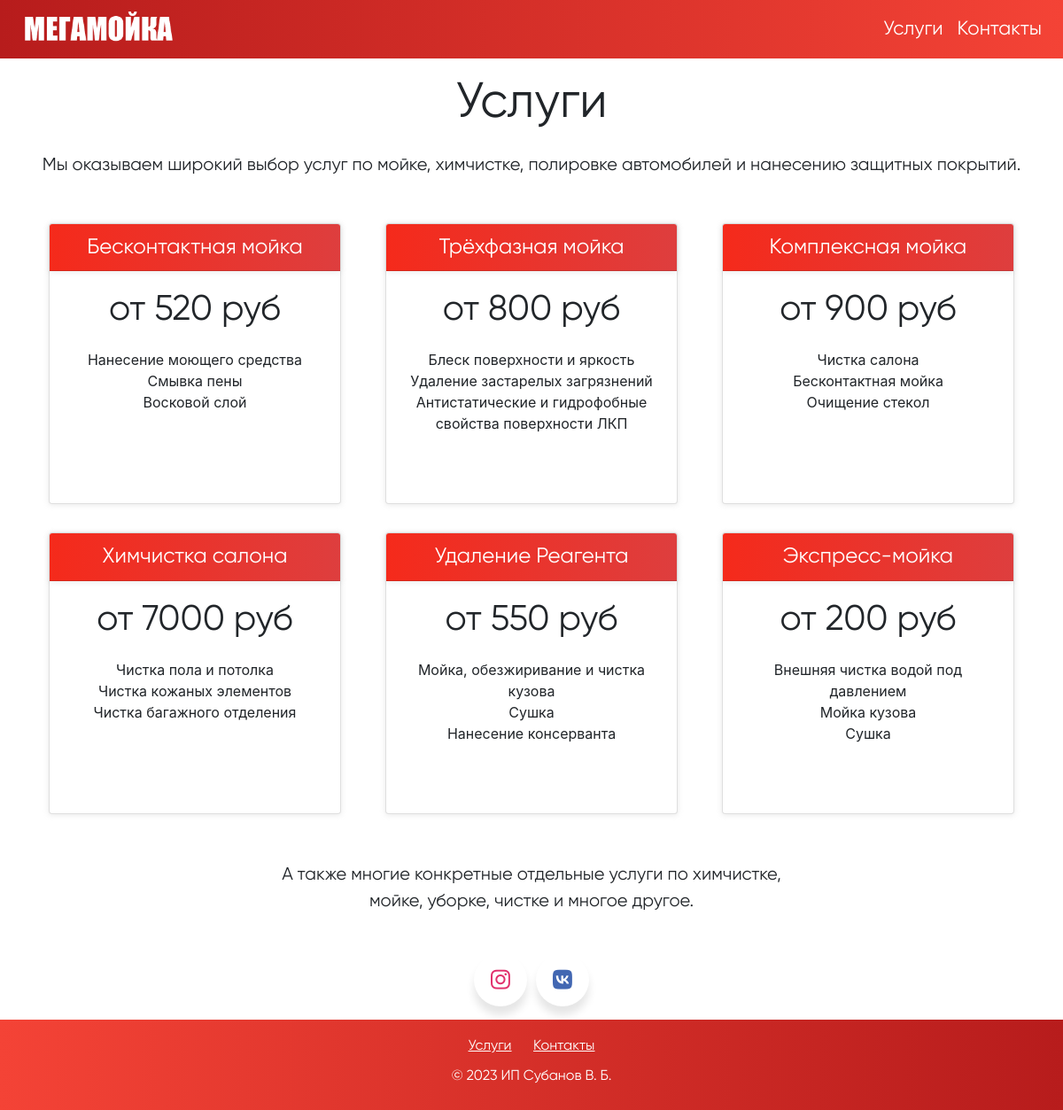
The app's page /service/ with its own data.
### app/models.py (models this page shows, shortened)
class Service(models.Model):
    name = models.CharField(max_length=50,
                            help_text="The name of the Service.")
    description = models.TextField(max_length=50, help_text="The Service's description.")
    price = models.IntegerField(help_text="The Service's price.")
    image_url = models.URLField(help_text="URL of the Service's image",default='default-image.jpg')
    def get_description_list(self):
        try:
            return json.loads(self.description)
        except json.JSONDecodeError:
            return []

### app/views.py (the view)
# urls.py: path('service/', views.services_view, name='services'),
def services_view(request):
    services = Service.objects.all()
    context = {
        "services": services
    }
    return render(request,"app/service.html", context)

### app/templates/app/service.html (shortened to what this page needs)
{% extends 'app/base.html' %}
{% block content %}
<section id="service_page">
    <div class="pricing-header px-3 py-3 pt-md-5 pb-md-4 mx-auto text-center">
        <h1 class="display-4">Услуги</h1>
        <p class="lead">Мы оказываем широкий выбор услуг по мойке, химчистке, полировке автомобилей и нанесению защитных покрытий.</p>
    </div>
    <div class="container">
        <div class="row mb-4">
            {% for service in services %}
                <div class="col-md-4 my-3">
                    <div class="block card mb-4 box-shadow text-center d-flex flex-column" style="height: 100%;">
                        <div class="block card-header red-header">
                            <h4 class="my-0 font-weight-normal">{{ service.name }}</h4>
                        </div>
                        <div class="card-body">
                            <h1 class="card-title pricing-card-title">от {{ service.price }} руб</h1>
                            <ul class="list-unstyled mt-3 mb-4">
                                {% for description_item in service.get_description_list %}
                                    <li>{{ description_item }}</li>
                                {% endfor %}
                            </ul>
                        </div>
                    </div>
                </div>
            {% endfor %}
        </div>
        <div class="px-3 py-3 pt-md-4 pb-md-4 mx-auto text-center">
            <p class="lead mb-1" style="max-width: 600px;">
                А также многие конкретные отдельные услуги по химчистке, мойке, уборке, чистке и многое другое.
            </p>
        </div>
    </div>
</section>
{% endblock %}

### app/templates/app/base.html (style rules this page uses)
h1,h2,h3,h4,a,p { font-family: "Gilroy-regular", sans-serif; }

### app/templates/app/service.html (style rules this page uses)
#service_page { padding-top: 0; margin-top: -30px; display: flex; flex-direction: column; align-items: center; }
#service_page h1, #service_page h2 { margin-bottom: 20px; }
#service_page p:last-child { margin-bottom: 0; }
#service_page .container { display: flex; flex-wrap: wrap; justify-content: center; }
#service_page .card { margin: 10px; }
#service_page .card-header.red-header { background: linear-gradient(to right, rgb(245, 42, 27), rgb(222, 62, 62)); color: white; }
#service_page .block { box-shadow: 0 1px 6px rgba(179, 179, 179, 0.3); }

### records on screen
Service: name "Бесконтактная мойка", price "520", get_description_list "Нанесение моющего средства" "Смывка пены" "Восковой слой"
Service: name "Трёхфазная мойка", price "800", get_description_list "Блеск поверхности и яркость" "Удаление застарелых загрязнений" "Антистатические и гидрофобные свойства поверхности ЛКП"
Service: name "Комплексная мойка", price "900", get_description_list "Чистка салона" "Бесконтактная мойка" "Очищение стекол"
Service: name "Химчистка салона", price "7000", get_description_list "Чистка пола и потолка" "Чистка кожаных элементов" "Чистка багажного отделения"
Service: name "Удаление Реагента", price "550", get_description_list "Мойка, обезжиривание и чистка кузова" "Сушка" "Нанесение консерванта"
Service: name "Экспресс-мойка", price "200", get_description_list "Внешняя чистка водой под давлением" "Мойка кузова" "Сушка"
